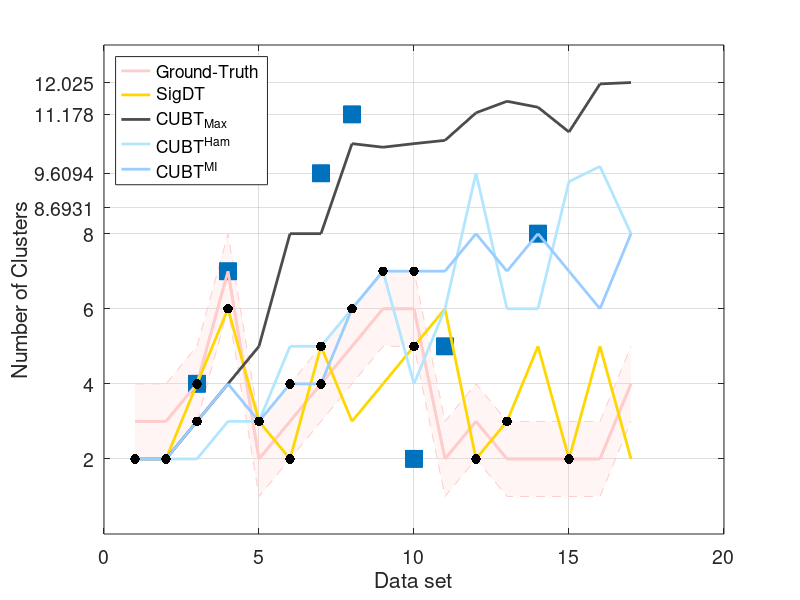

Recreate this plot in MATLAB. (Note: this script raises an error after producing the figure.)
load('nLeaf.mat')
nLeaf(10,:) = [];
load('DV_k.mat')
DV_k(10,:) = [];
algo = {'Ground-Truth','SigDT','CUBT_{Max}','CUBT^{Ham}','CUBT^{MI}'};
data = {'Ls', 'Lc', 'So', 'Zo', 'Ps', 'Hr', 'Ly', 'Hd', 'Sf',...
    'De', 'Hv', 'Bs', 'Ca', 'Bc', 'Mm', 'Tt', 'Ce'};
% 创建图形
figure;
hold on;

% 定义颜色
colors = [1, 0.8, 0.8;    % 淡红色
          1, 0.843, 0;    % 金色
          0.3, 0.3, 0.3;  % 深灰色
          0.7, 0.9, 1;    % 淡蓝色
          0.6, 0.8, 1];   % 浅蓝色

% 基准线及其±1区域，使用原始数据
baseLine = nLeaf(:,1);
x = 1:length(baseLine);
plot(x, baseLine + 1, '--', 'Color', colors(1,:));
plot(x, baseLine - 1, '--', 'Color', colors(1,:));
fill([x, fliplr(x)], [baseLine'+1, fliplr(baseLine'-1)], colors(1,:), 'FaceAlpha', 0.2, 'EdgeColor', 'none');
plot(baseLine, 'LineWidth', 2, 'Color', colors(1,:));  % 绘制基准线以覆盖填充区域边缘

% 画蓝色方块表示 DV_k 中非零的值
indices = DV_k > 8;
DV_k(indices) = 8 + log(DV_k(indices) - 8);
% 找到 DV_k 中不为0的索引
nonZeroIndices = DV_k ~= 0;
% 使用 scatter 函数画出蓝色方块，'s' 表示正方形标记
scatter(find(nonZeroIndices), DV_k(nonZeroIndices), 150, 's', 'MarkerEdgeColor', [0 0.4470 0.7410], 'MarkerFaceColor', [0 0.4470 0.7410]);

% 数据转换：超过8的取对数，否则保持原值
transformedNLeaf = nLeaf;
indices = nLeaf > 8;
transformedNLeaf(indices) = 8 + log(nLeaf(indices) - 8);


% 画线
h = zeros(1, 5);  % 初始化图例句柄数组
for i = 1:5
    h(i) = plot(transformedNLeaf(:,i), 'LineWidth', 2, 'Color', colors(i,:));  % 绘制线
end

% 画点
for j = 2:5  % 从第二列开始
    % 只在当前列的点落在第一列±1区域内时添加黑点
    pointsInTolerance = abs(nLeaf(:,j) - nLeaf(:,1)) <= 1;
    scatter(x(pointsInTolerance), transformedNLeaf(pointsInTolerance, j), 50, 'k', 'filled');
end

% 图例和标签
legend(h, algo, 'Location', 'northwest');
xlabel('Data set');
ylabel('Number of Clusters');
% title('Comparison of Different Methods');

% 美化图形
set(gca, 'FontSize', 14);
box on;
grid on;
ylim([0 max(transformedNLeaf(:))+1]);  % 调整y轴范围以适应数据
%ylim([0 max([transformedNLeaf(:); DV_k]) + 1]);  % 调整y轴范围以适应所有数据，包括 DV_k

% 定义刻度
%yTicks = [2, 4, 6, 8, 10, 14, 42, 64];
yTicks = [2, 4, 6, 8, 8+log(10-8), 8+log(13-8), 8+log(32-8), 8+log(64-8)];
yTickLabels = {'2', '4', '6', '8', '10', '13', '32', '64'};

% 应用自定义刻度
set(gca, 'YTick', yTicks, 'YTickLabels', yTickLabels);

set(gca, 'XTick', 1:length(data), 'XTickLabel', data, 'FontSize', 15); % 增加y轴标签的字体大小

% 设置字体
set(gca, 'FontName', 'Arial');

hold off;
